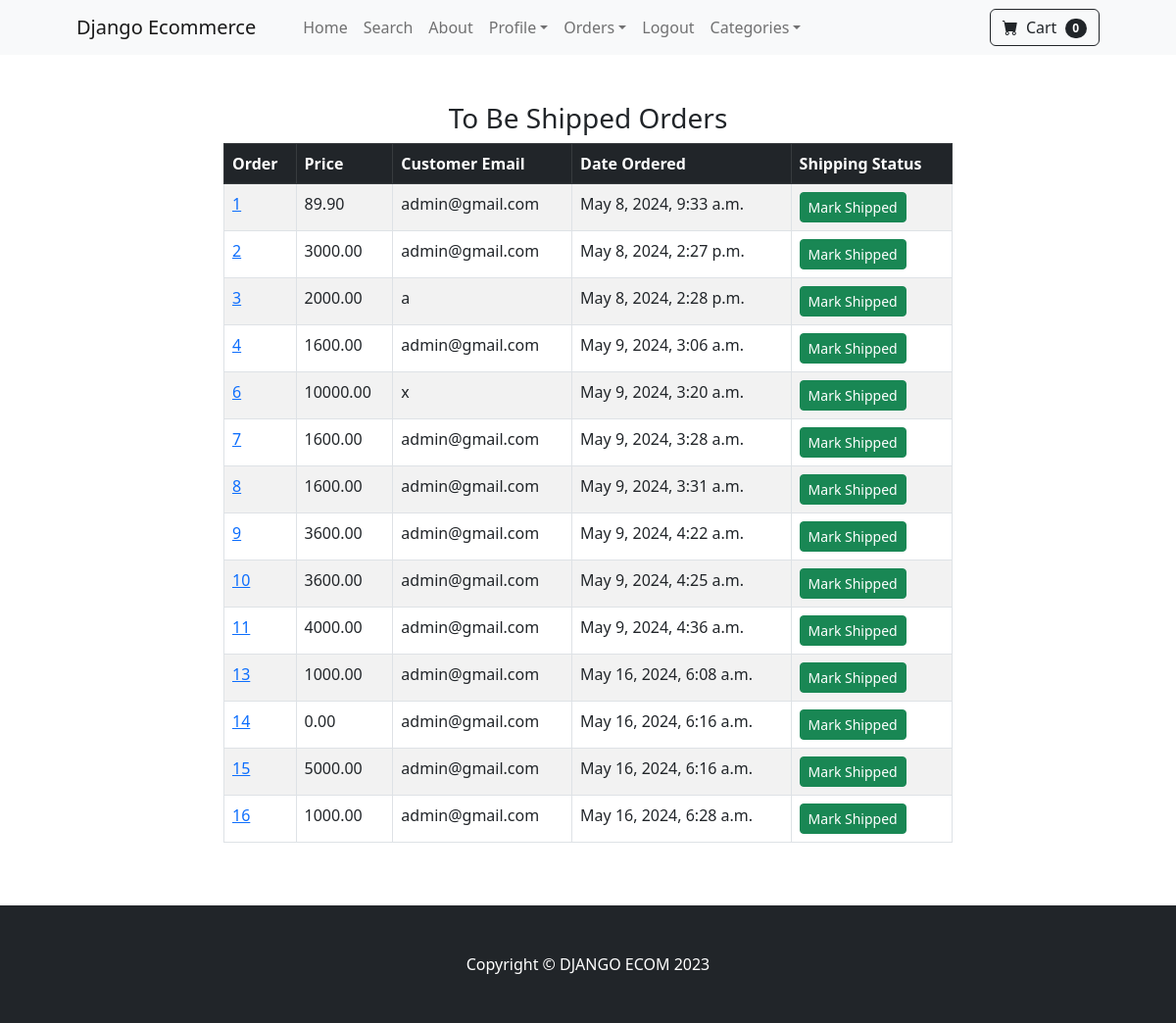
Before: /payment/not_shipped_dash/ (signed in) with the older database file.
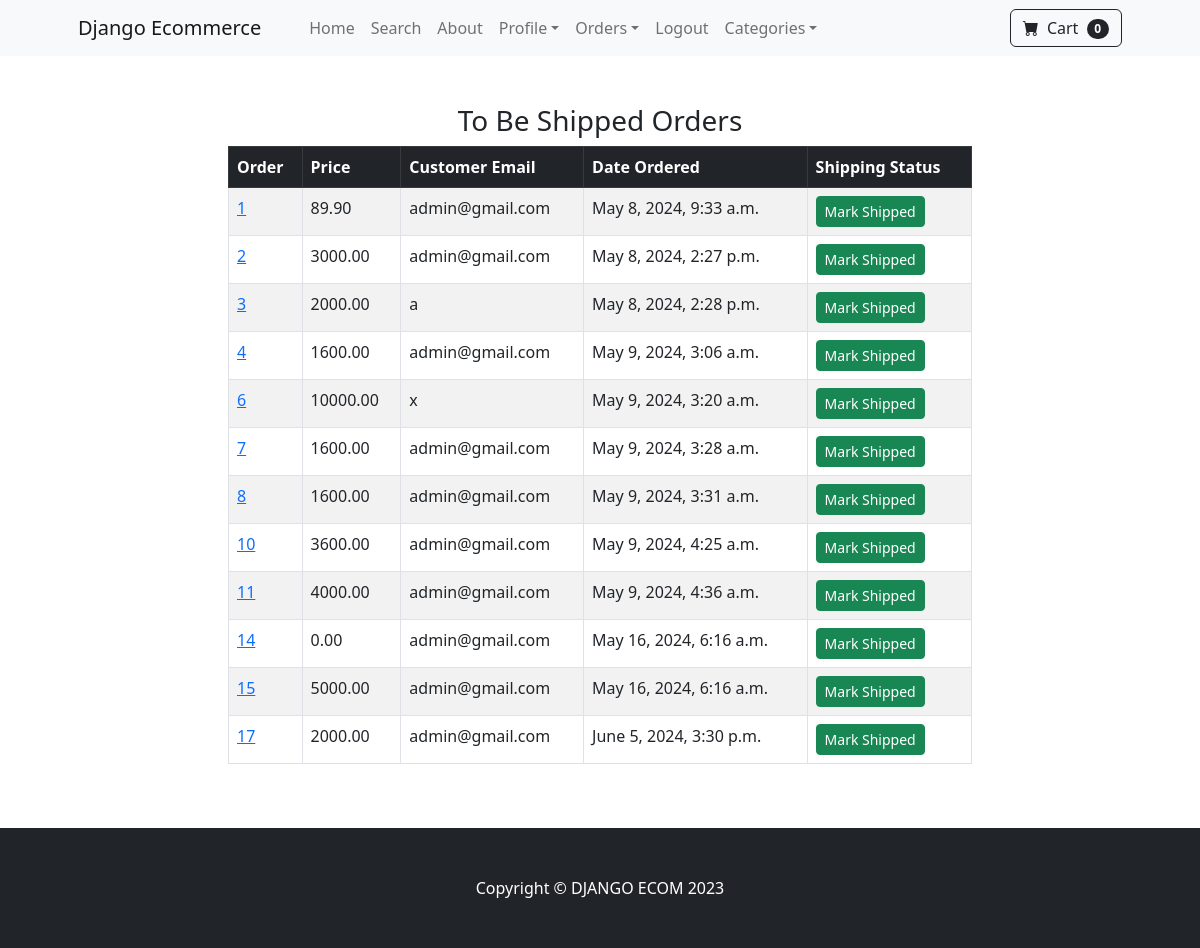
After: the same page with the newer database file.
### payment/models.py (models this page shows, shortened)
class Order(models.Model):
	user = models.ForeignKey(User, on_delete=models.CASCADE, null=True, blank=True)
	full_name = models.CharField(max_length=250)
	email = models.EmailField(max_length=250)
	shipping_address = models.TextField(max_length=15000)
	amount_paid = models.DecimalField(max_digits=7, decimal_places=2)
	date_ordered = models.DateTimeField(auto_now_add=True)
	shipped = models.BooleanField(default=False)
	date_shipped = models.DateTimeField(blank=True, null=True)

### payment/views.py (the view, shortened to what this page needs)
# urls.py: path('not_shipped_dash/', views.not_shipped_dash, name='not_shipped_dash'),
def not_shipped_dash(request) :
	if request.user.is_authenticated and request.user.is_superuser :
		orders = Order.objects.filter(shipped=False)
		return render(request, "payment/not_shipped_dash.html", {"orders":orders})
	else :
		messages.success(request,"Access Denied")
		return redirect('home')

### cart/cart.py (called while the page is built)
	def __len__(self):
		return len(self.cart)

### cart/context_processors.py (called while the page is built)
def cart(request):
	return {'cart': Cart(request)}

### payment/templates/payment/not_shipped_dash.html (shortened to what this page needs)
{% extends 'base.html' %}
{% block content %}
  <div class="container">
    <div class="row">
      <center>
        <div class="col-8">
          <br /><br />
          <h3>To Be Shipped Orders</h3>
          <table class="table table-striped table-hover table-bordered">
            <thead class="table-dark">
              <tr>
                <th scope="col">Order</th>
                <th scope="col">Price</th>
                <th scope="col">Customer Email</th>
                <th scope="col">Date Ordered</th>
                <th scope="col">Shipping Status</th>
              </tr>
            </thead>
            <tbody>
                {% for item in orders%}
              <tr>
                <td><a href="{% url 'orders' item.id %}">{{item.id}}</a></td>
                <td>{{item.amount_paid}}</td>
                <td>{{item.email}}</td>
                <td>{{item.date_ordered}}</td>
                <td>
                    <form method="POST">
                      <button type="submit" class="btn btn-success btn-sm">Mark Shipped</button>
                    </form>
                  </td>
              </tr>
              {%endfor%}
            </tbody>
          </table>
          <br>
          <br>
        </div>
      </center>
    </div>
  </div>
{% endblock %}

Changed rows visible on the page:
no longer on this page (row edited): Order: id "9", amount_paid "3600.00", email "admin@gmail.com", date_ordered "May 9, 2024, 4:22 a.m."
no longer on this page (row edited): Order: id "13", amount_paid "1000.00", email "admin@gmail.com", date_ordered "May 16, 2024, 6:08 a.m."
no longer on this page (row edited): Order: id "16", amount_paid "1000.00", email "admin@gmail.com", date_ordered "May 16, 2024, 6:28 a.m."
added Order: id "17", amount_paid "2000.00", email "admin@gmail.com", date_ordered "June 5, 2024, 3:30 p.m."
